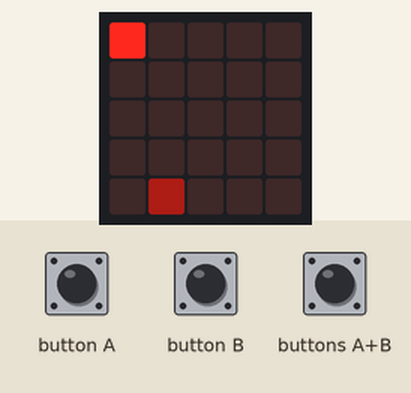
Recording of a program running on a simulated BBC micro:bit (MakeCode). On the bench: the board's 5×5 LED display. The test bench sets the inputs (shaded band). Random numbers come from a fixed seed.

Above: at 1.2 s.
1.3 s: buttons A+B pressed for 0.15 s
At 1.8 s:
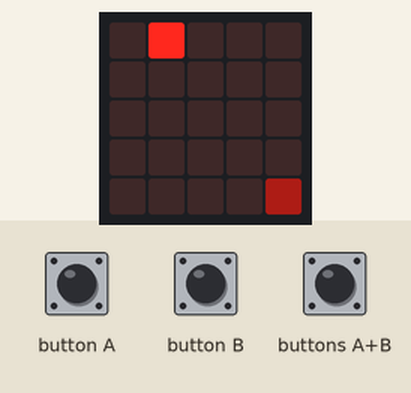
4.4 s: button B pressed for 0.15 s
At 6.3 s:
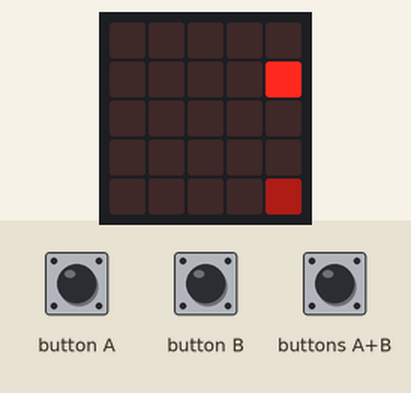
7.5 s: button A pressed for 0.15 s
At 9.2 s:
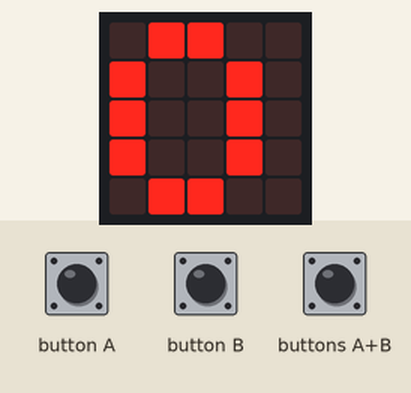
10.6 s: buttons A+B pressed for 1 s
At 13.5 s:
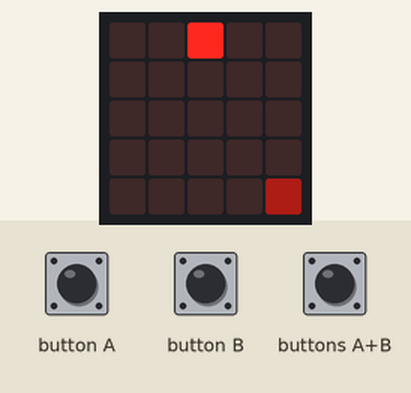
14.6 s: button B pressed for 0.15 s
At 17.1 s:
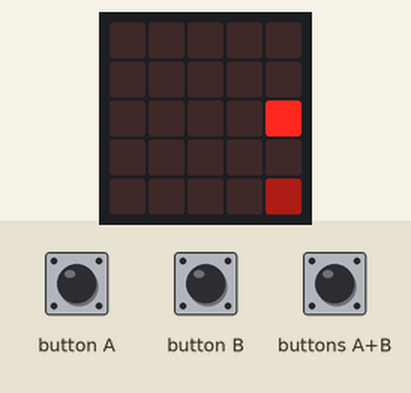
17.7 s: button B pressed for 0.15 s
At 19.6 s:
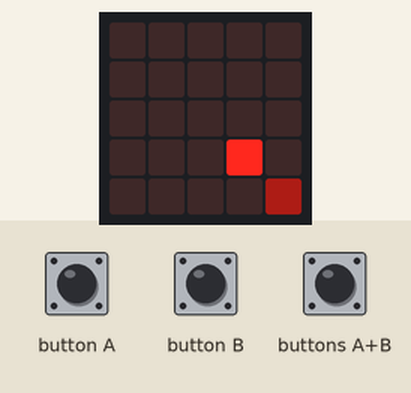
Timing chart, 0 to 21.1 s (numbered marks = the images above; inputs shaded):
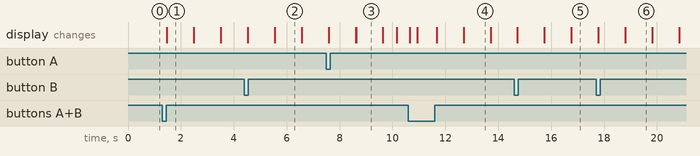

Measured:
- after the input at 1.3 s, the display: changes after 0.17 s (image 1)
- what the display in image 1 shows lasts 1.0 s, from 1.5 s to 2.5 s

The program:

main.ts
```typescript
input.onButtonPressed(Button.A, function () {
    方向 += -1
    if (方向 < 0) {
        方向 = 3
    }
})
input.onButtonPressed(Button.AB, function () {
    run = true
    方向 = 0
    dx = 1
    dy = 0
    Head_x = 0
    Head_y = 0
    egg_x = 4
    egg_y = 4
    score = 0
    BodyList_x = [Head_x]
    BodyList_y = [Head_y]
    Delay = 1000
})
input.onButtonPressed(Button.B, function () {
    方向 += 1
    if (方向 > 3) {
        方向 = 0
    }
})
function move () {
    if (方向 == 0) {
        dx = 1
        dy = 0
    }
    if (方向 == 1) {
        dx = 0
        dy = 1
    }
    if (方向 == 2) {
        dx = -1
        dy = 0
    }
    if (方向 == 3) {
        dx = 0
        dy = -1
    }
    Head_x += dx
    Head_y += dy
}
let Delay = 0
let BodyList_y: number[] = []
let BodyList_x: number[] = []
let score = 0
let egg_y = 0
let egg_x = 0
let Head_y = 0
let Head_x = 0
let dy = 0
let dx = 0
let 方向 = 0
let run = false
run = false
basic.forever(function () {
    if (run) {
        basic.clearScreen()
        move()
    }
    if (Head_x == egg_x && Head_y == egg_y) {
        BodyList_x.insertAt(0, Head_x)
        BodyList_y.insertAt(0, Head_y)
        egg_x = randint(0, 4)
        egg_y = randint(0, 4)
        score += 1
        Delay += -10
    } else {
        BodyList_x.insertAt(0, Head_x)
        BodyList_y.insertAt(0, Head_y)
        BodyList_x.pop()
        BodyList_y.pop()
    }
    for (let index = 0; index <= BodyList_x.length - 1; index++) {
        led.plotBrightness(BodyList_x[index], BodyList_y[index], 255)
    }
    led.plotBrightness(egg_x, egg_y, 50)
    basic.pause(Delay)
})
basic.forever(function () {
    if (Head_x < 0 || Head_x > 4) {
        run = false
        basic.showNumber(score)
    } else if (Head_y < 0 || Head_y > 4) {
        run = false
        basic.showNumber(score)
    }
})
```

test.ts
```typescript
// 在這裡測試；當此封包作為擴充功能時，將不會編譯此內容。
```
